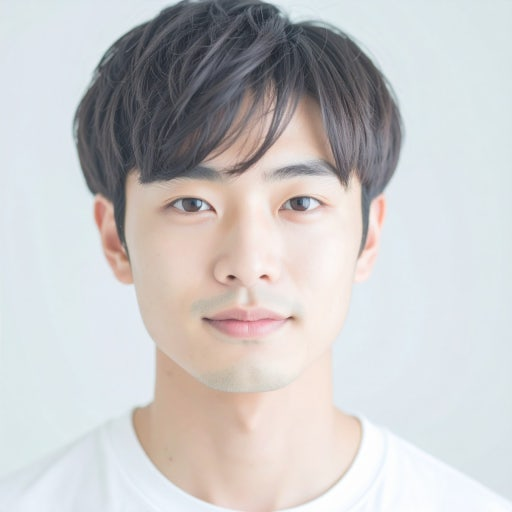
#> input picture test.jpeg, 512 x 512 px
$ python -i match_report.py   (imports and definitions only)   (older library calls are emulated)
#> lines starting #> are read from the running program, lines starting #| are printed output that depends on the picture; after the words box and inside, x2 and y2 are one past the last pixel; in counts of white or black regions, pixels touching at a corner belong together
#> further down, picture is the input picture: PIL image 512x512 RGB; mean R, G, B 200.5, 199, 199.4
"""
pages/match_report.py

선택된 사진과 Target Persona의 일치도를 보여주는
Image Match Report 페이지입니다.

사용 데이터:
- 선택된 사진의 Persona 분석 결과
- Target Persona
- 얼굴 특징
- 이미지 품질 특징
- Usage Context
- Personal Color 분석 결과
"""

from textwrap import dedent

import cv2
import numpy as np
import streamlit as st
from PIL import Image

from analysis.color_analyzer import (
    analyze_multiple_personal_colors
)
from utils.navigation import go_to_page


TOTAL_STEPS = 7
CURRENT_STEP = 6


PERSONA_AXES = [
    "Professional",
    "Confident",
    "Approachable",
    "Creative"
]


SEASON_PALETTES = {
    "Spring Warm": [
        "#4F8EDC",
        "#F39A67",
        "#F3C969",
        "#75B798",
        "#FFF0D4",
        "#C98B65"
    ],
    "Summer Cool": [
        "#7197CE",
        "#8F8DBD",
        "#C8B9D9",
        "#9FB7C9",
        "#E8DDE8",
        "#7C879F"
    ],
    "Autumn Warm": [
        "#8A5A44",
        "#B87942",
        "#C7A24A",
        "#6F7B45",
        "#D6B98C",
        "#55473F"
    ],
    "Winter Cool": [
        "#355FA8",
        "#26345C",
        "#828796",
        "#D6D6D6",
        "#F2F2F2",
        "#A88E7A"
    ]
}


PERSONA_IMPROVEMENT_MESSAGES = {
    "Professional": (
        "Use a straighter pose and a cleaner composition "
        "to strengthen the professional impression"
    ),
    "Confident": (
        "Look more directly toward the camera to create "
        "a stronger confident impression"
    ),
    "Approachable": (
        "Try a slightly softer expression or natural smile "
        "to improve approachability"
    ),
    "Creative": (
        "Use a more distinctive composition or color accent "
        "to strengthen the creative impression"
    )
}


# [75 lines left out: functions clean_html, render_html, build_progress_html, not called in this run]


def clamp(
    value,
    minimum=0.0,
    maximum=100.0
):
    """
    숫자를 지정된 범위로 제한합니다.
    """

    return max(
        minimum,
        min(maximum, value)
    )


# [272 lines left out: functions extract_pil_image, normalize_persona_scores, get_selected_photo_data, extract_selected_scores, get_target_persona, calculate_axis_alignment and 1 more, not called in this run]


def measure_image_quality(
    image
):
    """
    OpenCV를 사용해 이미지 품질 특징을 측정합니다.

    Background Complexity는 사진 가장자리 영역의
    엣지 밀도를 사용한 시각적 복잡도 추정치입니다.
    """

    rgb_array = np.asarray(
        image.convert("RGB")
    )

    gray_array = cv2.cvtColor(
        rgb_array,
        cv2.COLOR_RGB2GRAY
    )
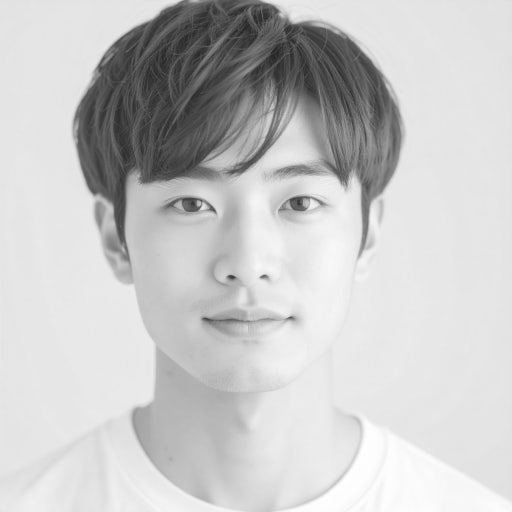
#> gray_array: shape (512, 512); min 34, max 255, mean 199.6

    brightness = (
        float(
            np.mean(gray_array)
        )
        / 255
        * 100
    )
#> brightness = 78.26

    contrast = (
        float(
            np.std(gray_array)
        )
        / 64
        * 100
    )
#> contrast = 84.81

    sharpness_raw = cv2.Laplacian(
        gray_array,
        cv2.CV_64F
    ).var()
#> sharpness_raw = 77.2

    sharpness = (
        float(sharpness_raw)
        / 500
        * 100
    )
#> sharpness = 15.44

    edge_map = cv2.Canny(
        gray_array,
        70,
        150
    )
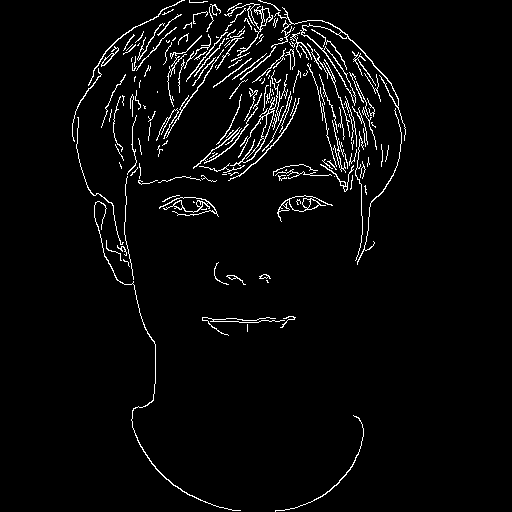
#> edge_map: shape (512, 512); 3.5% white in thin lines or dots, all inside (x1, y1, x2, y2) = (72, 0, 406, 512)

    height, width = gray_array.shape
#> height = 512; width = 512

    border_mask = np.ones(
        (height, width),
        dtype=bool
    )

    center_y_start = int(
        height * 0.18
    )
#> center_y_start = 92

    center_y_end = int(
        height * 0.82
    )
#> center_y_end = 419

    center_x_start = int(
        width * 0.22
    )
#> center_x_start = 112

    center_x_end = int(
        width * 0.78
    )
#> center_x_end = 399

    border_mask[
        center_y_start:center_y_end,
        center_x_start:center_x_end
    ] = False

    border_edges = edge_map[
        border_mask
    ]

    if border_edges.size:
        edge_ratio = float(
            np.mean(
                border_edges > 0
            )
        )
#> edge_ratio = 0.0266

    else:
        edge_ratio = 0.0

    background_complexity = (
        edge_ratio
        / 0.18
        * 100
    )
#> background_complexity = 14.75

    return {
        "Brightness": round(
            clamp(brightness),
            1
        ),
        "Contrast": round(
            clamp(contrast),
            1
        ),
        "Sharpness": round(
            clamp(sharpness),
            1
        ),
        "Background Complexity": round(
            clamp(background_complexity),
            1
        )
    }


# [943 lines left out: functions get_feature, add_unique_candidate, generate_strengths_and_improvements, find_personal_color_season, analyze_selected_personal_color, get_match_label and 5 more, not called in this run]

>>> from PIL import Image
>>> picture = Image.open('../test.jpeg')
>>> result = measure_image_quality(picture)
#> result = {'Brightness': 78.3, 'Contrast': 84.8, 'Sharpness': 15.4, 'Background Complexity': 14.8}
